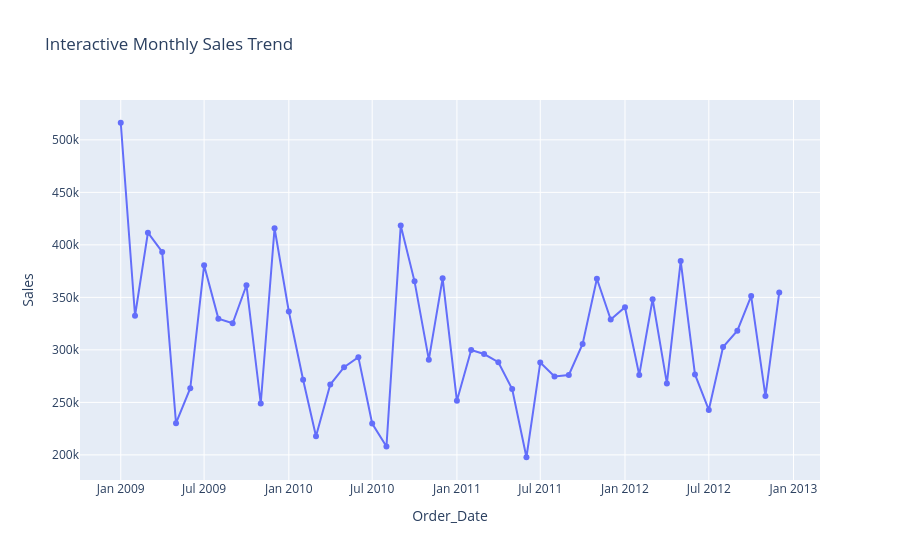

This figure's notebook cell:
### Markdown cell above
## 4. Plotly Interactive Visualizations

### Code cell
fig = px.line(monthly_sales, x="Order_Date", y="Sales", markers=True,
              title="Interactive Monthly Sales Trend")
fig.show()
